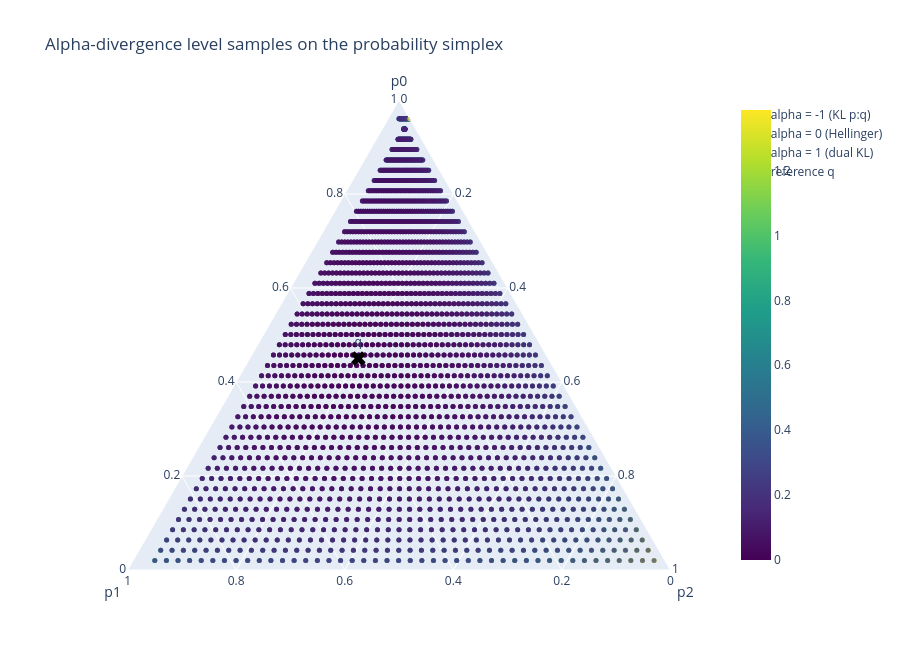

Source (notebook cell):
### Markdown cell above
## Interactive Alpha-Divergence Landscape

The Plotly figure samples the probability simplex for a fixed reference distribution `q`. The three traces show how `alpha=-1`, `alpha=0`, and `alpha=1` score the same candidate distributions. Near `q` they share the Fisher quadratic approximation; farther away they encode different preferences about support mismatch and tail behavior.

### Code cell
q_ref = normalize([0.45, 0.35, 0.20])
grid = []
for a in np.linspace(0.02, 0.96, 44):
    for b in np.linspace(0.02, 0.96 - a, 44):
        c = 1 - a - b
        if c >= 0.02:
            pp = np.array([a, b, c])
            grid.append((a, b, c, alpha_divergence(pp, q_ref, -1.0), alpha_divergence(pp, q_ref, 0.0), alpha_divergence(pp, q_ref, 1.0)))
arr = np.array(grid)
fig = go.Figure()
for col, name in [(3, 'alpha = -1 (KL p:q)'), (4, 'alpha = 0 (Hellinger)'), (5, 'alpha = 1 (dual KL)')]:
    fig.add_trace(go.Scatterternary(
        a=arr[:,0], b=arr[:,1], c=arr[:,2], mode='markers', name=name,
        marker={'size':5, 'color':arr[:,col], 'colorscale':'Viridis', 'showscale': col == 3, 'opacity':0.72}
    ))
fig.add_trace(go.Scatterternary(a=[q_ref[0]], b=[q_ref[1]], c=[q_ref[2]], mode='markers+text', text=['q'], textposition='top center', name='reference q', marker={'size':13, 'color':'black', 'symbol':'x'}))
fig.update_layout(title='Alpha-divergence level samples on the probability simplex', ternary={'sum':1, 'aaxis':{'title':'p0'}, 'baxis':{'title':'p1'}, 'caxis':{'title':'p2'}}, height=650)
fig.write_html(ARTIFACT_DIR / 'alpha_divergence_simplex.html', include_plotlyjs='cdn', full_html=True)
fig

### Figure 1 — Plotly figure (JSON) as saved in the notebook; plotly's stock layout.template omitted (floating-point values rounded to 4 significant figures; data arrays with more than 128 entries replaced by an {"elided": "..."} marker saying what was removed)
{"data": [{"a": {"elided": "1936 float values"}, "b": {"elided": "1936 float values"}, "c": {"elided": "1936 float values"}, "marker": {"color": {"elided": "1936 float values"}, "colorscale": [[0.0, "#440154"], [0.1111, "#482878"], [0.2222, "#3e4989"], [0.3333, "#31688e"], [0.4444, "#26828e"], [0.5556, "#1f9e89"], [0.6667, "#35b779"], [0.7778, "#6ece58"], [0.8889, "#b5de2b"], [1.0, "#fde725"]], "opacity": 0.72, "showscale": true, "size": 5}, "mode": "markers", "name": "alpha = -1 (KL p:q)", "type": "scatterternary"}, {"a": {"elided": "1936 float values"}, "b": {"elided": "1936 float values"}, "c": {"elided": "1936 float values"}, "marker": {"color": {"elided": "1936 float values"}, "colorscale": [[0.0, "#440154"], [0.1111, "#482878"], [0.2222, "#3e4989"], [0.3333, "#31688e"], [0.4444, "#26828e"], [0.5556, "#1f9e89"], [0.6667, "#35b779"], [0.7778, "#6ece58"], [0.8889, "#b5de2b"], [1.0, "#fde725"]], "opacity": 0.72, "showscale": false, "size": 5}, "mode": "markers", "name": "alpha = 0 (Hellinger)", "type": "scatterternary"}, {"a": {"elided": "1936 float values"}, "b": {"elided": "1936 float values"}, "c": {"elided": "1936 float values"}, "marker": {"color": {"elided": "1936 float values"}, "colorscale": [[0.0, "#440154"], [0.1111, "#482878"], [0.2222, "#3e4989"], [0.3333, "#31688e"], [0.4444, "#26828e"], [0.5556, "#1f9e89"], [0.6667, "#35b779"], [0.7778, "#6ece58"], [0.8889, "#b5de2b"], [1.0, "#fde725"]], "opacity": 0.72, "showscale": false, "size": 5}, "mode": "markers", "name": "alpha = 1 (dual KL)", "type": "scatterternary"}, {"a": [0.45], "b": [0.35], "c": [0.2], "marker": {"color": "black", "size": 13, "symbol": "x"}, "mode": "markers+text", "name": "reference q", "text": ["q"], "textposition": "top center", "type": "scatterternary"}], "layout": {"height": 650, "ternary": {"aaxis": {"title": {"text": "p0"}}, "baxis": {"title": {"text": "p1"}}, "caxis": {"title": {"text": "p2"}}, "sum": 1}, "title": {"text": "Alpha-divergence level samples on the probability simplex"}}}
